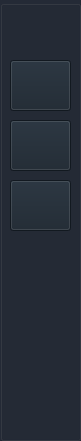
  <widget class="QGroupBox" name="groupBox_3">
   <property name="geometry">
    <rect>
     <x>20</x>
     <y>-1</y>
     <width>81</width>
     <height>441</height>
    </rect>
   </property>
   <property name="styleSheet">
    <string notr="true">QPushButton{
background-color:rgb(25, 35, 45) ;
}

QPushButton:pressed {
  background-color: #cf7500;
  border: 1px solid #19232D;
}

QGroupBox{
  background-color: rgb(36, 42, 54);
}

QPushButton:hover {
  border: 1px solid #148CD2;
  color: #F0F0F0;
  background-color: rgb(52, 58, 74);
}</string>
   </property>
   <property name="title">
    <string/>
   </property>
   <widget class="QPushButton" name="but_home">
    <property name="geometry">
     <rect>
      <x>10</x>
      <y>60</y>
      <width>61</width>
      <height>51</height>
     </rect>
    </property>
    <property name="styleSheet">
     <string notr="true"/>
    </property>
    <property name="text">
     <string/>
    </property>
    <property name="icon">
     <iconset resource="resources.qrc">
      <normaloff>:/img/home.png</normaloff>:/img/home.png</iconset>
    </property>
    <property name="iconSize">
     <size>
      <width>40</width>
      <height>40</height>
     </size>
    </property>
   </widget>
   <widget class="QPushButton" name="but_about">
    <property name="geometry">
     <rect>
      <x>10</x>
      <y>180</y>
      <width>61</width>
      <height>51</height>
     </rect>
    </property>
    <property name="styleSheet">
     <string notr="true"/>
    </property>
    <property name="text">
     <string/>
    </property>
    <property name="icon">
     <iconset resource="resources.qrc">
      <normaloff>:/img/information.png</normaloff>:/img/information.png</iconset>
    </property>
    <property name="iconSize">
     <size>
      <width>40</width>
      <height>40</height>
     </size>
    </property>
   </widget>
   <widget class="QPushButton" name="but_settings">
    <property name="geometry">
     <rect>
      <x>10</x>
      <y>120</y>
      <width>61</width>
      <height>51</height>
     </rect>
    </property>
    <property name="styleSheet">
     <string notr="true"/>
    </property>
    <property name="text">
     <string/>
    </property>
    <property name="icon">
     <iconset resource="resources.qrc">
      <normaloff>:/img/gear.png</normaloff>:/img/gear.png</iconset>
    </property>
    <property name="iconSize">
     <size>
      <width>40</width>
      <height>40</height>
     </size>
    </property>
   </widget>
  </widget>
